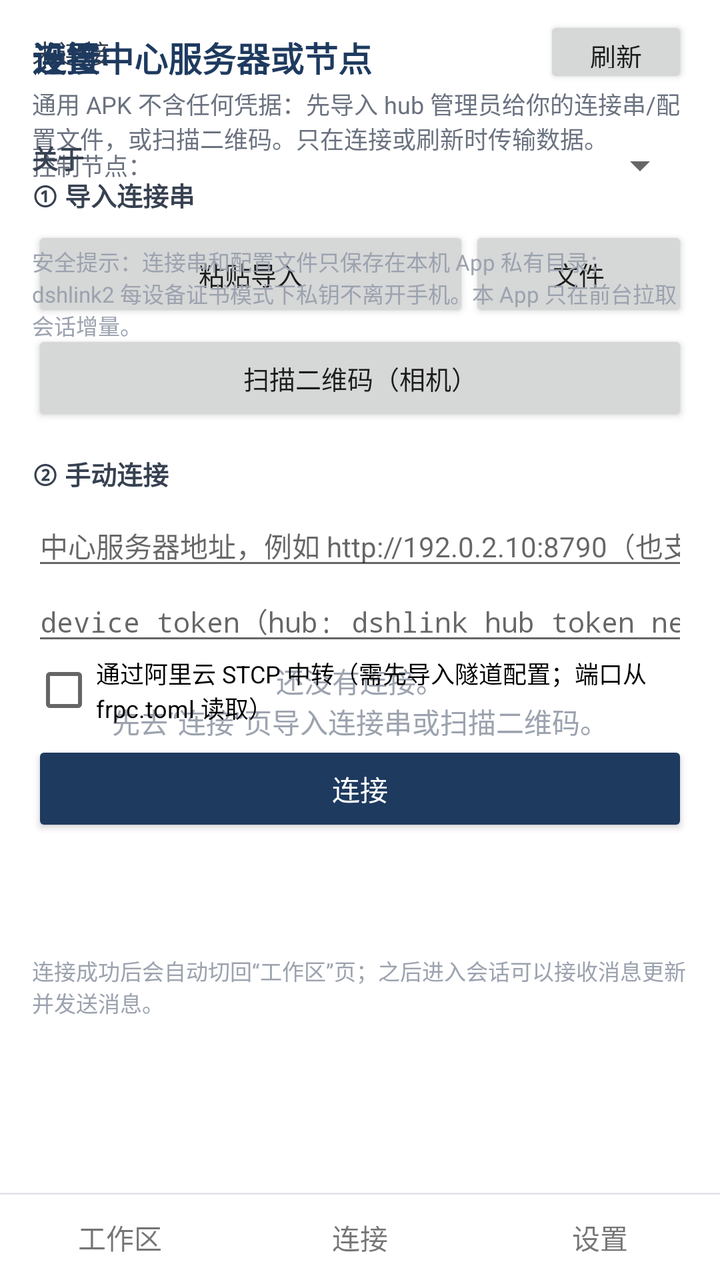
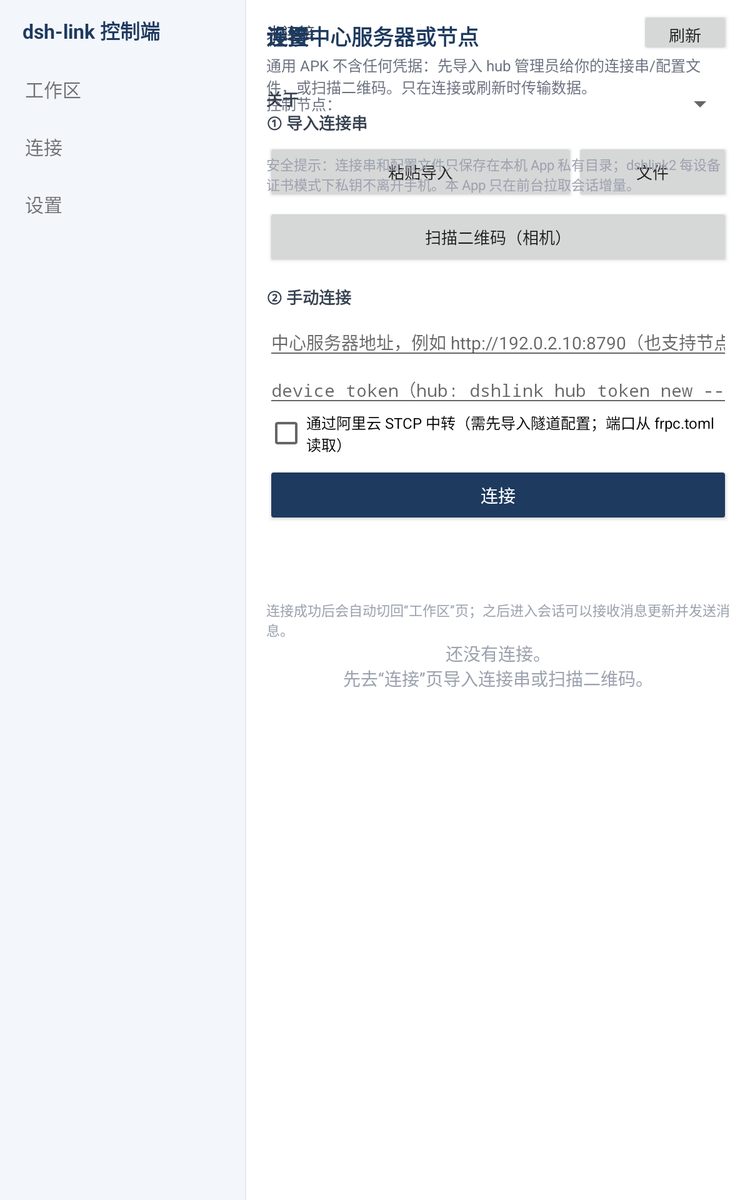

Compare how this app lays out the same screen by default and in its alternative resource folder. The renders come first, then the two layout files and the values they reference.
<!-- AndroidManifest.xml: application theme AppTheme -->
<!-- res/layout/activity_main.xml -->
<?xml version="1.0" encoding="utf-8"?>
<LinearLayout xmlns:android="http://schemas.android.com/apk/res/android"
    android:layout_width="match_parent"
    android:layout_height="match_parent"
    android:orientation="vertical"
    android:background="#FFFFFF">

    <FrameLayout
        android:layout_width="match_parent"
        android:layout_height="0dp"
        android:layout_weight="1">

        <include layout="@layout/page_workspaces" />
        <include layout="@layout/page_connect" />
        <include layout="@layout/page_settings" />
    </FrameLayout>

    <View
        android:layout_width="match_parent"
        android:layout_height="1dp"
        android:background="#E5E7EB" />

    <LinearLayout
        android:id="@+id/tab_bar"
        android:layout_width="match_parent"
        android:layout_height="wrap_content"
        android:orientation="horizontal"
        android:background="#FFFFFF">

        <TextView
            android:id="@+id/tab_workspaces"
            android:layout_width="0dp"
            android:layout_height="wrap_content"
            android:layout_weight="1"
            android:gravity="center"
            android:paddingTop="11dp"
            android:paddingBottom="11dp"
            android:text="工作区"
            android:textSize="14sp" />

        <TextView
            android:id="@+id/tab_connect"
            android:layout_width="0dp"
            android:layout_height="wrap_content"
            android:layout_weight="1"
            android:gravity="center"
            android:paddingTop="11dp"
            android:paddingBottom="11dp"
            android:text="连接"
            android:textSize="14sp" />

        <TextView
            android:id="@+id/tab_settings"
            android:layout_width="0dp"
            android:layout_height="wrap_content"
            android:layout_weight="1"
            android:gravity="center"
            android:paddingTop="11dp"
            android:paddingBottom="11dp"
            android:text="设置"
            android:textSize="14sp" />
    </LinearLayout>
</LinearLayout>
<!-- res/layout/page_workspaces.xml (included above) -->
<?xml version="1.0" encoding="utf-8"?>
<LinearLayout xmlns:android="http://schemas.android.com/apk/res/android"
    android:id="@+id/page_workspaces"
    android:layout_width="match_parent"
    android:layout_height="match_parent"
    android:orientation="vertical"
    android:paddingLeft="16dp"
    android:paddingRight="16dp"
    android:paddingTop="8dp">

    <LinearLayout
        android:layout_width="match_parent"
        android:layout_height="wrap_content"
        android:orientation="horizontal"
        android:gravity="center_vertical">

        <TextView
            android:id="@+id/status"
            android:layout_width="0dp"
            android:layout_height="wrap_content"
            android:layout_weight="1"
            android:textSize="13sp"
            android:textColor="#374151"
            android:text="未连接" />

        <Button
            android:id="@+id/refresh_button"
            android:layout_width="wrap_content"
            android:layout_height="36dp"
            android:minWidth="72dp"
            android:paddingLeft="14dp"
            android:paddingRight="14dp"
            android:textSize="13sp"
            android:text="刷新" />
    </LinearLayout>

    <TextView
        android:id="@+id/summary"
        android:layout_width="match_parent"
        android:layout_height="wrap_content"
        android:paddingTop="2dp"
        android:textSize="11sp"
        android:textColor="#6B7280" />

    <TextView
        android:id="@+id/warning"
        android:layout_width="match_parent"
        android:layout_height="wrap_content"
        android:padding="10dp"
        android:layout_marginTop="6dp"
        android:background="#FFF3CD"
        android:textColor="#7A4F00"
        android:textSize="12sp"
        android:visibility="gone" />

    <LinearLayout
        android:id="@+id/node_row"
        android:layout_width="match_parent"
        android:layout_height="wrap_content"
        android:orientation="horizontal"
        android:gravity="center_vertical"
        android:paddingTop="4dp">

        <TextView
            android:layout_width="wrap_content"
            android:layout_height="wrap_content"
            android:text="控制节点："
            android:textSize="12sp"
            android:textColor="#6B7280" />

        <Spinner
            android:id="@+id/node_spinner"
            android:layout_width="0dp"
            android:layout_height="wrap_content"
            android:layout_weight="1"
            android:minHeight="36dp" />
    </LinearLayout>

    <FrameLayout
        android:layout_width="match_parent"
        android:layout_height="0dp"
        android:layout_weight="1"
        android:layout_marginTop="4dp">

        <ListView
            android:id="@+id/workspace_list"
            android:layout_width="match_parent"
            android:layout_height="match_parent"
            android:divider="#EEF2F7"
            android:dividerHeight="1dp"
            android:clipToPadding="false"
            android:paddingBottom="8dp" />

        <TextView
            android:id="@+id/empty"
            android:layout_width="wrap_content"
            android:layout_height="wrap_content"
            android:layout_gravity="center"
            android:gravity="center"
            android:text="还没有连接。\n先去“连接”页导入连接串或扫描二维码。"
            android:textColor="#9CA3AF" />
    </FrameLayout>
</LinearLayout>
<!-- res/layout/page_connect.xml (included above) -->
<?xml version="1.0" encoding="utf-8"?>
<ScrollView xmlns:android="http://schemas.android.com/apk/res/android"
    android:id="@+id/page_connect"
    android:layout_width="match_parent"
    android:layout_height="match_parent"
    android:fillViewport="true">

    <LinearLayout
        android:layout_width="match_parent"
        android:layout_height="wrap_content"
        android:orientation="vertical"
        android:padding="16dp">

        <TextView
            android:layout_width="match_parent"
            android:layout_height="wrap_content"
            android:text="连接中心服务器或节点"
            android:textSize="17sp"
            android:textStyle="bold"
            android:textColor="#1E3A5F" />

        <TextView
            android:layout_width="match_parent"
            android:layout_height="wrap_content"
            android:paddingTop="2dp"
            android:paddingBottom="10dp"
            android:text="通用 APK 不含任何凭据：先导入 hub 管理员给你的连接串/配置文件，或扫描二维码。只在连接或刷新时传输数据。"
            android:textSize="12sp"
            android:textColor="#6B7280" />

        <TextView
            android:layout_width="match_parent"
            android:layout_height="wrap_content"
            android:paddingBottom="6dp"
            android:text="① 导入连接串"
            android:textSize="13sp"
            android:textStyle="bold"
            android:textColor="#374151" />

        <LinearLayout
            android:layout_width="match_parent"
            android:layout_height="wrap_content"
            android:orientation="horizontal">

            <Button
                android:id="@+id/import_button"
                android:layout_width="0dp"
                android:layout_height="wrap_content"
                android:layout_weight="2"
                android:textSize="13sp"
                android:text="粘贴导入" />

            <Button
                android:id="@+id/import_file_button"
                android:layout_width="0dp"
                android:layout_height="wrap_content"
                android:layout_weight="1"
                android:textSize="13sp"
                android:text="文件" />
        </LinearLayout>

        <Button
            android:id="@+id/scan_button"
            android:layout_width="match_parent"
            android:layout_height="wrap_content"
            android:layout_marginTop="4dp"
            android:textSize="13sp"
            android:text="扫描二维码（相机）" />

        <TextView
            android:layout_width="match_parent"
            android:layout_height="wrap_content"
            android:paddingTop="14dp"
            android:paddingBottom="6dp"
            android:text="② 手动连接"
            android:textSize="13sp"
            android:textStyle="bold"
            android:textColor="#374151" />

        <EditText
            android:id="@+id/url_input"
            android:layout_width="match_parent"
            android:layout_height="wrap_content"
            android:hint="中心服务器地址，例如 http://192.0.2.10:8790（也支持节点 8787）"
            android:inputType="textUri"
            android:singleLine="true"
            android:textSize="14sp" />

        <EditText
            android:id="@+id/token_input"
            android:layout_width="match_parent"
            android:layout_height="wrap_content"
            android:hint="device token（hub: dshlink hub token new --role device）"
            android:inputType="textPassword"
            android:singleLine="true"
            android:textSize="14sp" />

        <CheckBox
            android:id="@+id/tunnel_check"
            android:layout_width="match_parent"
            android:layout_height="wrap_content"
            android:text="通过阿里云 STCP 中转（需先导入隧道配置；端口从 frpc.toml 读取）"
            android:textSize="12sp" />

        <Button
            android:id="@+id/connect_button"
            android:layout_width="match_parent"
            android:layout_height="wrap_content"
            android:layout_marginTop="8dp"
            android:text="连接"
            android:textColor="#FFFFFF"
            android:backgroundTint="#1E3A5F" />

        <TextView
            android:id="@+id/connect_status"
            android:layout_width="match_parent"
            android:layout_height="wrap_content"
            android:paddingTop="10dp"
            android:textSize="12sp"
            android:textColor="#374151" />

        <TextView
            android:id="@+id/connect_summary"
            android:layout_width="match_parent"
            android:layout_height="wrap_content"
            android:paddingTop="2dp"
            android:textSize="11sp"
            android:textColor="#6B7280" />

        <TextView
            android:layout_width="match_parent"
            android:layout_height="wrap_content"
            android:paddingTop="16dp"
            android:text="连接成功后会自动切回“工作区”页；之后进入会话可以接收消息更新并发送消息。"
            android:textSize="11sp"
            android:textColor="#9CA3AF" />
    </LinearLayout>
</ScrollView>
<!-- res/layout/page_settings.xml (included above) -->
<?xml version="1.0" encoding="utf-8"?>
<ScrollView xmlns:android="http://schemas.android.com/apk/res/android"
    android:id="@+id/page_settings"
    android:layout_width="match_parent"
    android:layout_height="match_parent"
    android:fillViewport="true">

    <LinearLayout
        android:layout_width="match_parent"
        android:layout_height="wrap_content"
        android:orientation="vertical"
        android:padding="16dp">

        <TextView
            android:layout_width="match_parent"
            android:layout_height="wrap_content"
            android:text="设置"
            android:textSize="17sp"
            android:textStyle="bold"
            android:textColor="#1E3A5F" />

        <TextView
            android:id="@+id/profile_info"
            android:layout_width="match_parent"
            android:layout_height="wrap_content"
            android:paddingTop="10dp"
            android:textSize="12sp"
            android:textColor="#374151"
            android:visibility="gone" />

        <LinearLayout
            android:layout_width="match_parent"
            android:layout_height="wrap_content"
            android:orientation="vertical"
            android:paddingTop="10dp">

            <Button
                android:id="@+id/reset_cert_button"
                android:layout_width="match_parent"
                android:layout_height="wrap_content"
                android:textSize="13sp"
                android:text="重置设备证书"
                android:visibility="gone" />

            <Button
                android:id="@+id/clear_profile_button"
                android:layout_width="match_parent"
                android:layout_height="wrap_content"
                android:textSize="13sp"
                android:text="清除导入配置"
                android:visibility="gone" />

            <Button
                android:id="@+id/clear_connection_button"
                android:layout_width="match_parent"
                android:layout_height="wrap_content"
                android:textSize="13sp"
                android:text="清除连接（地址与令牌）"
                android:visibility="gone" />
        </LinearLayout>

        <TextView
            android:layout_width="match_parent"
            android:layout_height="wrap_content"
            android:paddingTop="18dp"
            android:text="关于"
            android:textSize="13sp"
            android:textStyle="bold"
            android:textColor="#374151" />

        <TextView
            android:id="@+id/about_text"
            android:layout_width="match_parent"
            android:layout_height="wrap_content"
            android:paddingTop="4dp"
            android:textSize="12sp"
            android:textColor="#6B7280" />

        <TextView
            android:layout_width="match_parent"
            android:layout_height="wrap_content"
            android:paddingTop="14dp"
            android:text="安全提示：连接串和配置文件只保存在本机 App 私有目录；dshlink2 每设备证书模式下私钥不离开手机。本 App 只在前台拉取会话增量。"
            android:textSize="11sp"
            android:textColor="#9CA3AF" />
    </LinearLayout>
</ScrollView>
<!-- resources referenced by this layout -->
<resources>
  <style name="AppTheme" parent="android:Theme.Material.Light.DarkActionBar">
          <item name="android:colorPrimary">#1E3A5F</item>
          <item name="android:colorPrimaryDark">#14283F</item>
          <item name="android:colorAccent">#2F6FA8</item>
          <item name="android:statusBarColor">#14283F</item>
      </style>
</resources>
<!-- res/layout-sw600dp/activity_main.xml (the repository's variant of the layout above) -->
<!-- drawn on a 7-inch tablet held upright -->
<?xml version="1.0" encoding="utf-8"?>
<LinearLayout xmlns:android="http://schemas.android.com/apk/res/android"
    android:layout_width="match_parent"
    android:layout_height="match_parent"
    android:orientation="horizontal"
    android:background="#FFFFFF">

    <LinearLayout
        android:id="@+id/tab_bar"
        android:layout_width="196dp"
        android:layout_height="match_parent"
        android:orientation="vertical"
        android:background="#F3F6FA"
        android:paddingTop="12dp"
        android:paddingBottom="12dp"
        android:paddingLeft="8dp"
        android:paddingRight="8dp">

        <TextView
            android:layout_width="match_parent"
            android:layout_height="wrap_content"
            android:paddingLeft="10dp"
            android:paddingBottom="12dp"
            android:text="dsh-link 控制端"
            android:textSize="16sp"
            android:textStyle="bold"
            android:textColor="#1E3A5F" />

        <TextView
            android:id="@+id/tab_workspaces"
            android:layout_width="match_parent"
            android:layout_height="wrap_content"
            android:drawablePadding="0dp"
            android:gravity="center_vertical"
            android:padding="12dp"
            android:text="工作区"
            android:textSize="15sp" />

        <TextView
            android:id="@+id/tab_connect"
            android:layout_width="match_parent"
            android:layout_height="wrap_content"
            android:gravity="center_vertical"
            android:padding="12dp"
            android:text="连接"
            android:textSize="15sp" />

        <TextView
            android:id="@+id/tab_settings"
            android:layout_width="match_parent"
            android:layout_height="wrap_content"
            android:gravity="center_vertical"
            android:padding="12dp"
            android:text="设置"
            android:textSize="15sp" />
    </LinearLayout>

    <View
        android:layout_width="1dp"
        android:layout_height="match_parent"
        android:background="#E5E7EB" />

    <FrameLayout
        android:layout_width="0dp"
        android:layout_height="match_parent"
        android:layout_weight="1">

        <include layout="@layout/page_workspaces" />
        <include layout="@layout/page_connect" />
        <include layout="@layout/page_settings" />
    </FrameLayout>
</LinearLayout>
